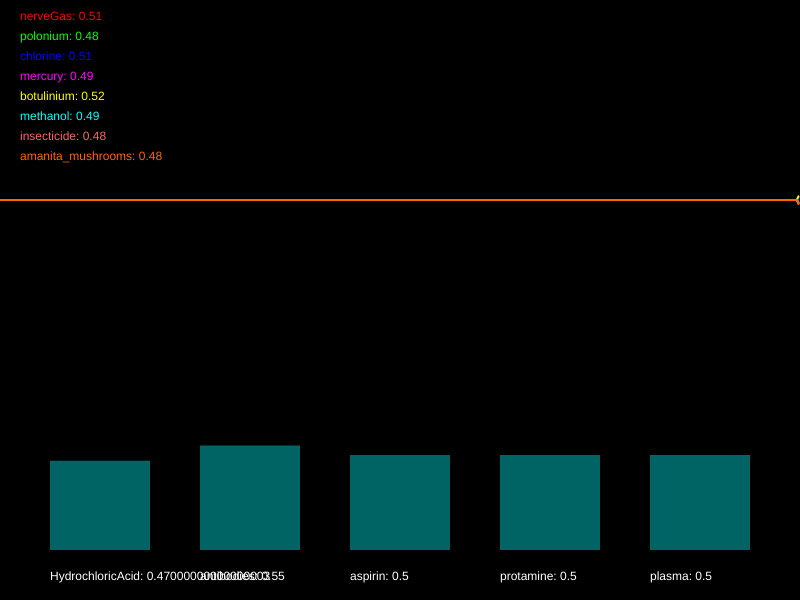
Frame 1 (no input)
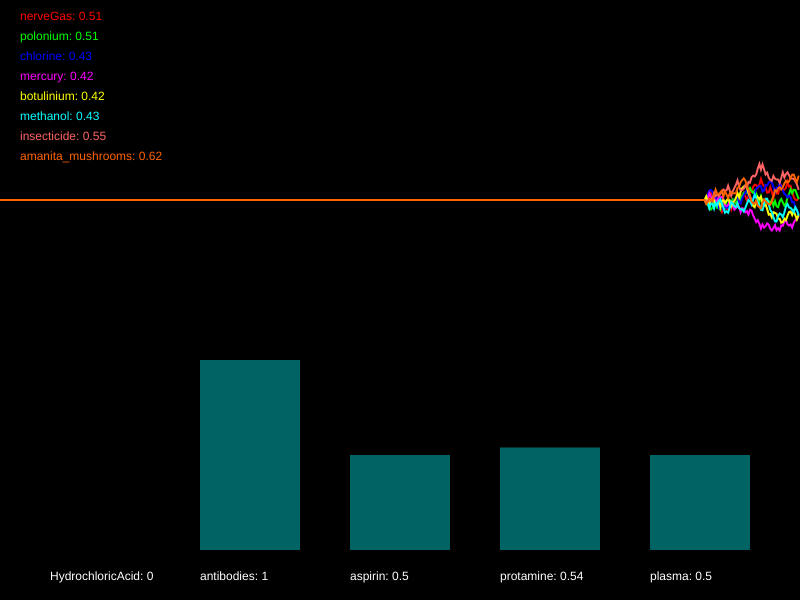
Frame 60 (no input)
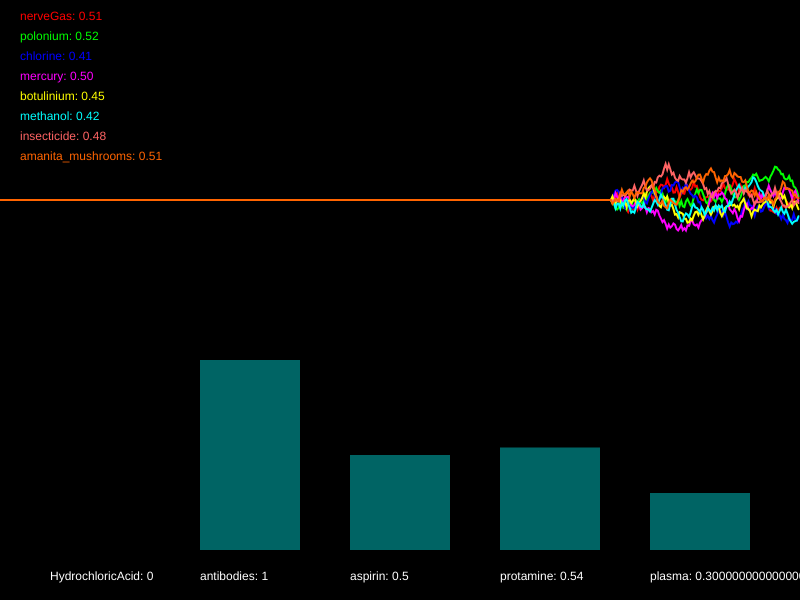
Frame 120 (the mouse pressed at the canvas centre since frame 60)

The p5.js sketch that drew these frames (run headless with seeded random() and noise() and a simulated clock; from frame 60 on, the mouse is pressed at the canvas centre):

// p5.js sketch
// ── sketch.js
/*

Officer: 4378685
CaseNum: 401-3-20537772-4378685

Case 401 - The Case of Norbert's Weiner Stand
Stage 4 - Mortal Cupcake

It seems that Norbert is getting desperate now. In what appears to be his final
stand he has set up his own cupcake shop. The laced cupcakes look delicious but
they are extremely dangerous. Just a brief whiff of one can induce a series of
deadly symptoms. This is Norbert’s most complex poison to date, so you’ll have
to work hard to produce a viable antidote.

You must develop the antidote by using conditional statements in the draw loop to
do the following.

	- If either mercury dips below 0.28, methanol goes above 0.72, amanita_mushrooms dips below 0.51, or perhaps chlorine goes above 0.33, try decreasing HydrochloricAcid by 0.04
	- If either nerveGas goes above 0.56, polonium goes above 0.33, or perhaps insecticide goes above 0.48, try increasing HydrochloricAcid by 0.01
	- When mercury dips below 0.27 or methanol dips below 0.25, or on the other hand, nerveGas dips below 0.27 and insecticide goes above 0.29, decrement antibodies by 0.03
	- When amanita_mushrooms goes above 0.68 and polonium goes above 0.4, or on the other hand, chlorine dips below 0.6 and botulinium dips below 0.62, increase antibodies by 0.05
	- When botulinium goes above 0.6, whilst at the same time, polonium goes above 0.54 or chlorine dips below 0.32, try decreasing aspirin by 0.01
	- When nerveGas goes above 0.65, whilst at the same time, mercury dips below 0.67 or amanita_mushrooms dips below 0.71, increase aspirin by 0.02
	- If amanita_mushrooms goes above 0.75 and methanol dips below 0.26, or on the other hand, nerveGas dips below 0.33, try decreasing protamine by 0.02
	- When polonium dips below 0.48 or insecticide dips below 0.4, whilst at the same time, botulinium goes above 0.5, raise protamine by 0.02
	- If insecticide dips below 0.64, botulinium goes above 0.5, and also mercury goes above 0.52, reduce plasma by 0.05
	- If nerveGas dips below 0.26, whilst at the same time, chlorine goes above 0.48 or amanita_mushrooms goes above 0.28, raise plasma by 0.05


Your conditional statements should:

consider the following poisons:

	- nerveGas
	- polonium
	- chlorine
	- mercury
	- botulinium
	- methanol
	- insecticide
	- amanita_mushrooms


and modify the following antidotes:

	- HydrochloricAcid
	- antibodies
	- aspirin
	- protamine
	- plasma


- There are many ways to complete this task but you should only use the
following commands:

	if(){}
	+=
	-=

*/

//Declare the poison variables
var nerveGas;
var polonium;
var chlorine;
var mercury;
var botulinium;
var methanol;
var insecticide;
var amanita_mushrooms;


//Declare the antidote variables
var HydrochloricAcid;
var antibodies;
var aspirin;
var protamine;
var plasma;


//This variable is used for drawing the graph
var graphs;


function setup()
{

	createCanvas(800,600);
	strokeWeight(2);

	//initialise the poisons and antidotes
	nerveGas = 0.5;
	polonium = 0.5;
	chlorine = 0.5;
	mercury = 0.5;
	botulinium = 0.5;
	methanol = 0.5;
	insecticide = 0.5;
	amanita_mushrooms = 0.5;
	HydrochloricAcid = 0.5;
	antibodies = 0.5;
	aspirin = 0.5;
	protamine = 0.5;
	plasma = 0.5;


	//fills the graph with empty values
	graphs = [];

	for(var i = 0; i < 8; i++)
	{
		graphs.push([]);
		for(var j = 0; j < 512; j++)
		{
			graphs[i].push(0.5);
		}
	}

}

function draw()
{

	//Develop the antidote below
	//Write conditional statements to change the amount of each substance ...
    
//    	- If amanita_mushrooms goes above 0.75 and methanol dips below 0.26, or on the other hand, nerveGas dips below 0.33, try decreasing protamine by 0.02
//	- When polonium dips below 0.48 or insecticide dips below 0.4, whilst at the same time, botulinium goes above 0.5, raise protamine by 0.02


    if (mercury < 0.28 || methanol > 0.72 || amanita_mushrooms < 0.51 || chlorine > 0.33)
        {
            HydrochloricAcid -= 0.04;
        }
    if (nerveGas > 0.56 || polonium > 0.33 || insecticide > 0.48)
        {
            HydrochloricAcid += 0.01;
        }
    if ((mercury < 0.27 || methanol < 0.25) || (nerveGas < 0.27 && insecticide > 0.29))
        {
            antibodies -= 0.03;
        }
    if ((amanita_mushrooms > 0.68 & polonium > 0.4) || (chlorine < 0.6 && botulinium < 0.62))
        {
            antibodies += 0.05;
        }
    if ((botulinium > 0.6) && (polonium > 0.54 || chlorine < 0.32))
        {
            aspirin -= 0.01;
        }
    if ((nerveGas > 0.65) && (mercury < 0.67 || amanita_mushrooms < 0.71))
        {
            aspirin += 0.02;
        }
    if ((amanita_mushrooms > 0.75 && methanol < 0.26) || (nerveGas < 0.33))
        {
            protamine -= 0.02;
        }
    if ((polonium < 0.48 || insecticide < 0.4) && (botulinium > 0.5))
        {
            protamine += 0.02;
        }
    if (insecticide < 0.64 && botulinium > 0.5 && mercury > 0.52)
        {
            plasma -= 0.05;
        }
    if ((nerveGas < 0.26)&&(chlorine > 0.48 || amanita_mushrooms > 0.28))
        {
            plasma += 0.05;
        }
    
    
        


	//////////////////////////////////////////////////////

	//the code below generates new values using random numbers

	/*
		For testing, you might want to temporarily comment out
		these lines and set the same variables to constant values
		instead.
	*/

	nerveGas = nextValue(graphs[0],nerveGas);
	polonium = nextValue(graphs[1],polonium);
	chlorine = nextValue(graphs[2],chlorine);
	mercury = nextValue(graphs[3],mercury);
	botulinium = nextValue(graphs[4],botulinium);
	methanol = nextValue(graphs[5],methanol);
	insecticide = nextValue(graphs[6],insecticide);
	amanita_mushrooms = nextValue(graphs[7],amanita_mushrooms);


	HydrochloricAcid = constrain(HydrochloricAcid, 0, 1);
	antibodies = constrain(antibodies, 0, 1);
	aspirin = constrain(aspirin, 0, 1);
	protamine = constrain(protamine, 0, 1);
	plasma = constrain(plasma, 0, 1);


	///////// DO NOT CHANGE THE CODE BELOW ///////////

	//drawing code

	// set background
	background(0);
	noFill();

	//draw the graphs for the vitals

	var colors = [
		color(255, 0, 0),
		color(0, 255, 0),
		color(0, 0, 255),
		color(255, 0, 255),
		color(255, 255, 0),
		color(0, 255, 255),
		color(255, 100, 100),
		color(255, 100, 0)
	];

	for(var i = 0; i < graphs.length; i++)
	{
		stroke(colors[i]);
		drawGraph(graphs[i]);
	}

	//draw the poisons as text
	noStroke();
	fill(colors[0]);
	text('nerveGas: ' + nf(nerveGas,1,2), 20,20);
	fill(colors[1]);
	text('polonium: ' + nf(polonium,1,2), 20,40);
	fill(colors[2]);
	text('chlorine: ' + nf(chlorine,1,2), 20,60);
	fill(colors[3]);
	text('mercury: ' + nf(mercury,1,2), 20,80);
	fill(colors[4]);
	text('botulinium: ' + nf(botulinium,1,2), 20,100);
	fill(colors[5]);
	text('methanol: ' + nf(methanol,1,2), 20,120);
	fill(colors[6]);
	text('insecticide: ' + nf(insecticide,1,2), 20,140);
	fill(colors[7]);
	text('amanita_mushrooms: ' + nf(amanita_mushrooms,1,2), 20,160);


	//draw the antidotes bar chart
	drawBar(HydrochloricAcid,50,'HydrochloricAcid');
	drawBar(antibodies,200,'antibodies');
	drawBar(aspirin,350,'aspirin');
	drawBar(protamine,500,'protamine');
	drawBar(plasma,650,'plasma');


}

function nextValue(graph, val)
{
	//gets the next value for a vital and puts it in an array for drawing
	var delta = random(-0.03,0.03);

	val += delta;
	if(val > 1 || val < 0)
	{
		delta *= -1;
		val += delta * 2;
	}

	graph.push(val)
	graph.shift();
	return val;
}

function drawGraph(graph)
{
	//draws an array as a graph
	beginShape();
	for(var i = 0; i < graph.length; i++)
	{
			vertex(width * i/512, height * 0.5 - graph[i]* height/3)
	}
	endShape();
}


function drawBar(val, x, name)
{
	//draws the bars for bar chart
    noStroke();
    fill(0,100,100);
	var mh = height * 0.4 - 50;
	rect(x,(height - 50) - val*mh, 100, val*mh);
    fill(255);
	text(name + ": " + val, x, height - 20);
}
